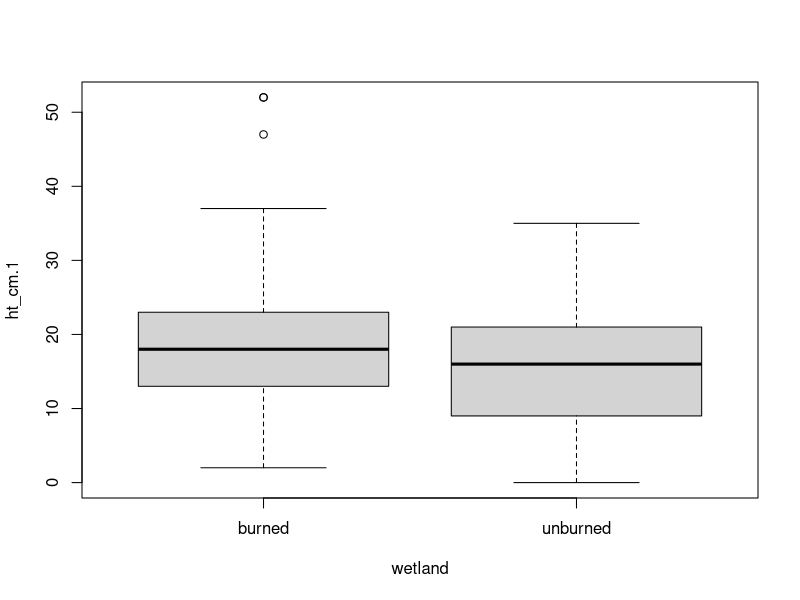
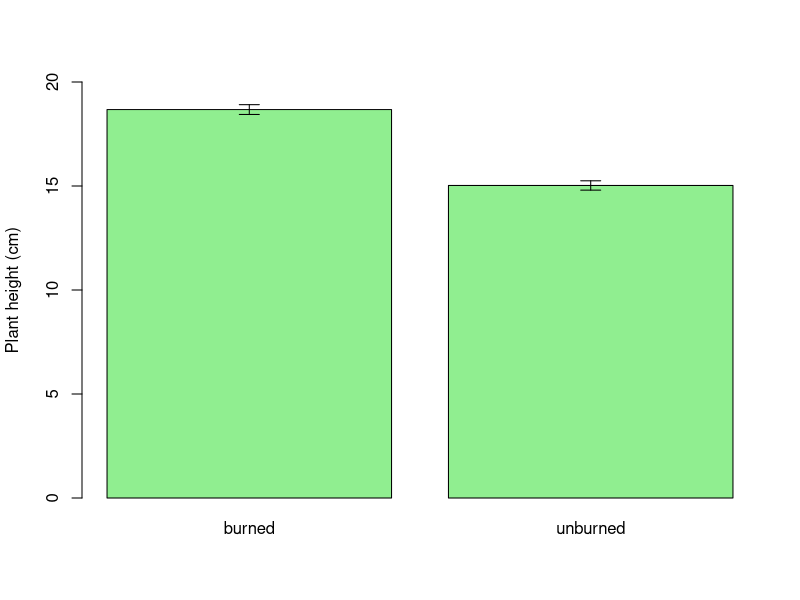
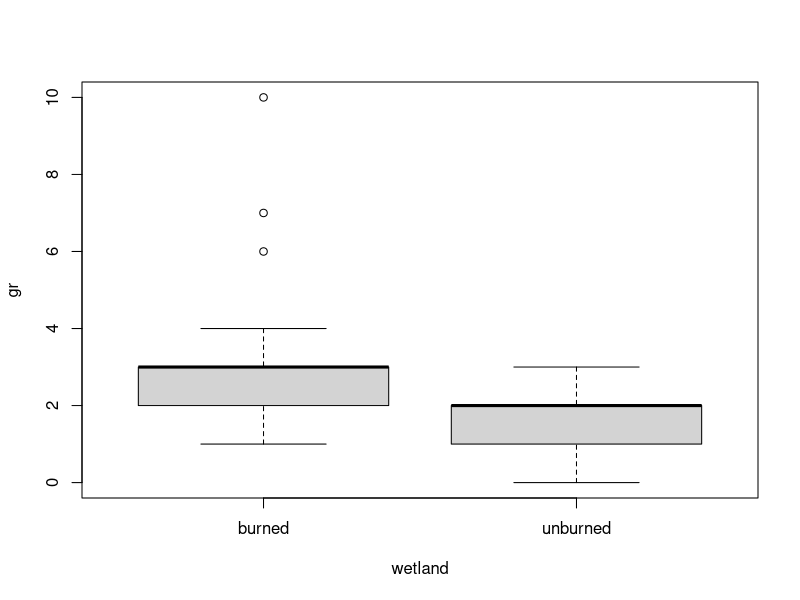
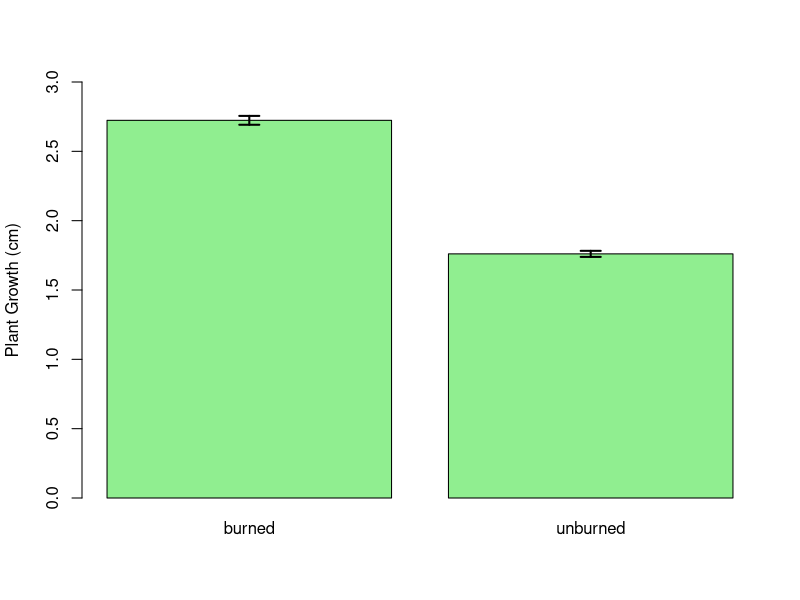
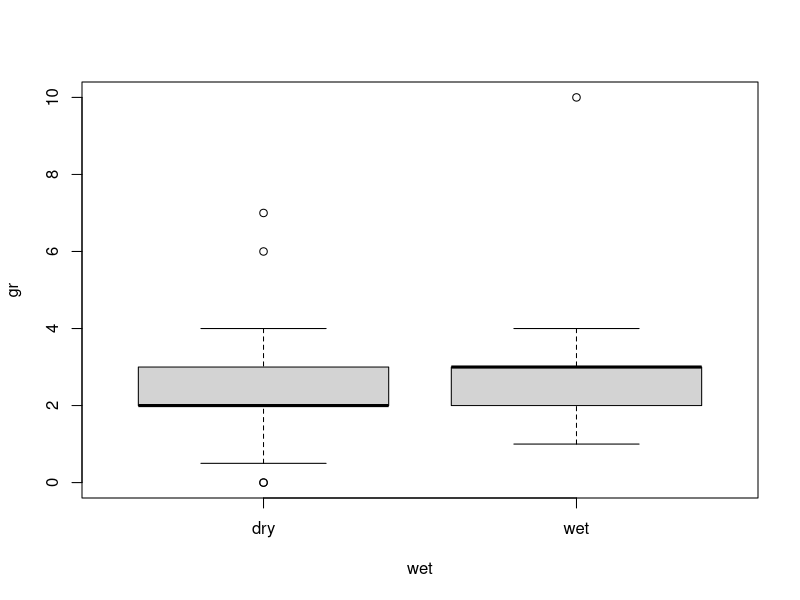

The R source for these figures, in order:
#' Author: Dan McGlinn
#' Date: 2023-08-13

library(ggplot2)

#' load data
dat <- read.csv('../data/canbys_data - field.csv')

#' examine data
head(dat)

dat$status.1 <- as.factor(dat$status.1)
with(dat, table(status.1, wetland))

boxplot(ht_cm.1 ~ wetland, data = dat)
t.test(ht_cm.1 ~ wetland, data = dat)


ht_avg <- with(dat, tapply(ht_cm.1, wetland, mean, na.rm = TRUE))
ht_sd <- with(dat, tapply(ht_cm.1, wetland, sd, na.rm = TRUE))
ht_n <- with(dat, tapply(ht_cm.1, wetland, function(x) sum(!is.na(x))))
ht_se <- ht_sd / ht_n

#pdf('./figs/ht_vs_trt.pdf')
ht_plt <- barplot(ht_avg, width = 0.25, ylim = c(0, 20), 
                  ylab = 'Plant height (cm)', col = 'lightgreen')
arrows(ht_plt, ht_avg - (ht_se * 1.96), y1 = ht_avg + (ht_se * 1.96),
       angle = 90, code = 3, length = 0.1)
#dev.off()

gr <- dat$ht_cm.1 - dat$ht_cm
# drop plant that lost ht - this appears to be due to damage
gr <- ifelse(gr < 0, NA, gr)

boxplot(gr ~ wetland, data = dat)
t.test(gr ~ wetland, data = dat)

gr_avg <- with(dat, tapply(gr, wetland, mean, na.rm = TRUE))
gr_sd <- with(dat, tapply(gr, wetland, sd, na.rm = TRUE))
gr_n <- with(dat, tapply(gr, wetland, function(x) sum(!is.na(x))))
gr_se <- gr_sd / gr_n

#pdf('./figs/gr_vs_trt.pdf')
gr_plt <- barplot(gr_avg, width = 0.25, ylim = c(0, 3), 
                  ylab = 'Plant Growth (cm)', col = 'lightgreen')
arrows(gr_plt, gr_avg - (gr_se * 1.96),
       y1 = gr_avg + (gr_se * 1.96),
       angle = 90, code = 3, length = 0.1, lwd = 2)
#dev.off()


wet <- ifelse(dat$water.depth_cm > 0, 'wet', 'dry')
boxplot(gr ~ wet)

gr_mod <- lm(gr ~ wet + wetland, data = dat)
summary(gr_mod)

alive <- ifelse(dat$status.1 == 'd', 0, 1)
alive

#' test if probability of plant being alive is higher
#' in a specific wetland
log_mod <- glm(alive ~ wetland, data = dat, family = binomial)
summary(log_mod)

#' you can see above not quite statistically significant

pseudo_r2 = function(glm_mod) {
  1 -  glm_mod$deviance / glm_mod$null.deviance
}

#' how much variation does the model explain
pseudo_r2(log_mod)

#' not much at all only around 4% of the variation

#' what is the probability of survival in each wetland?
predict(log_mod, 
        newdata = data.frame(wetland = c('unburned', 'burned')),
        type = 'r')


# another way to calculate the above is as follows
logit2prob <- function(logit){
  odds <- exp(logit)
  prob <- odds / (1 + odds)
  return(prob)
}

logit2prob(coef(log_mod)[1])
logit2prob(coef(log_mod)[1] + coef(log_mod)[2])


#' 95% confidence interval (CI) for raw coefficients
confint(log_mod)

#' burned wetland 95% CI
logit2prob(2.2617)
logit2prob(4.6512)

#' unburned wetland 95% CI
logit2prob(coef(log_mod)[1] - 2.7005)
logit2prob(coef(log_mod)[1] + 0.08756)


